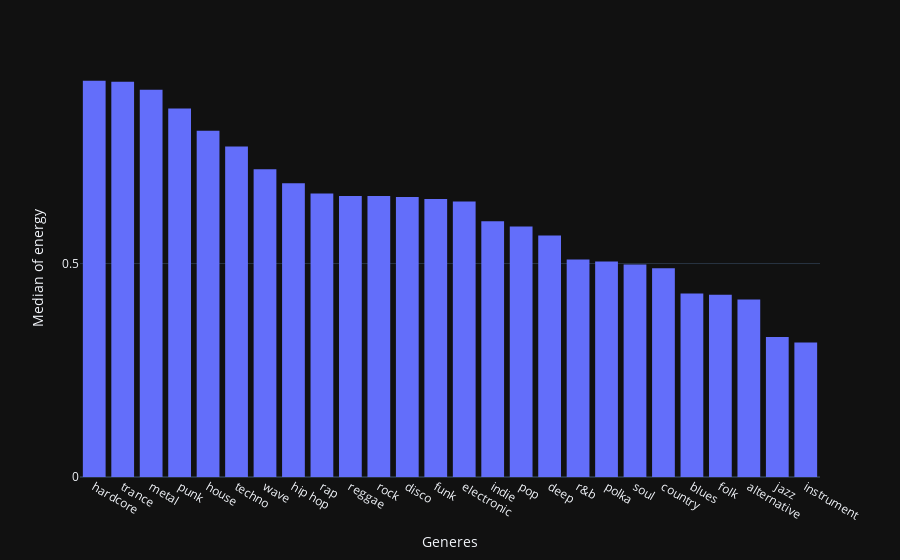

Source (notebook cell):
### Markdown cell above
# Average value of energy per macro genre

### Code cell
df=combinedDf.groupby(["artist_genre"],as_index=False)["energy"].median()
fig=px.histogram(df,x="artist_genre",y="energy")
fig.update_xaxes(categoryorder="total descending")
fig.layout["xaxis"]["title"]="Generes"
fig.layout["yaxis"]["title"]="Median of energy"
fig.layout.yaxis.dtick=0.5
fig.show()

### Figure 1 — Plotly figure (JSON) as saved in the notebook; plotly's stock layout.template omitted (floating-point values rounded to 4 significant figures)
{"data": [{"alignmentgroup": "True", "bingroup": "x", "histfunc": "sum", "hovertemplate": "artist_genre=%{x}<br>sum of energy=%{y}<extra></extra>", "legendgroup": "", "marker": {"color": "#636efa", "pattern": {"shape": ""}}, "name": "", "offsetgroup": "", "orientation": "v", "showlegend": false, "x": ["alternative", "blues", "country", "deep", "disco", "electronic", "folk", "funk", "hardcore", "hip hop", "house", "indie", "instrument", "jazz", "metal", "polka", "pop", "punk", "r&b", "rap", "reggae", "rock", "soul", "techno", "trance", "wave"], "xaxis": "x", "y": [0.416, 0.43, 0.489, 0.566, 0.656, 0.6455, 0.427, 0.651, 0.928, 0.688, 0.811, 0.599, 0.315, 0.328, 0.907, 0.505, 0.587, 0.863, 0.5095, 0.664, 0.658, 0.658, 0.498, 0.774, 0.926, 0.721], "yaxis": "y", "type": "histogram"}], "layout": {"xaxis": {"anchor": "y", "domain": [0.0, 1.0], "title": {"text": "Generes"}, "categoryorder": "total descending"}, "yaxis": {"anchor": "x", "domain": [0.0, 1.0], "title": {"text": "Median of energy"}, "dtick": 0.5}, "legend": {"tracegroupgap": 0}, "margin": {"t": 60}, "barmode": "relative"}}
